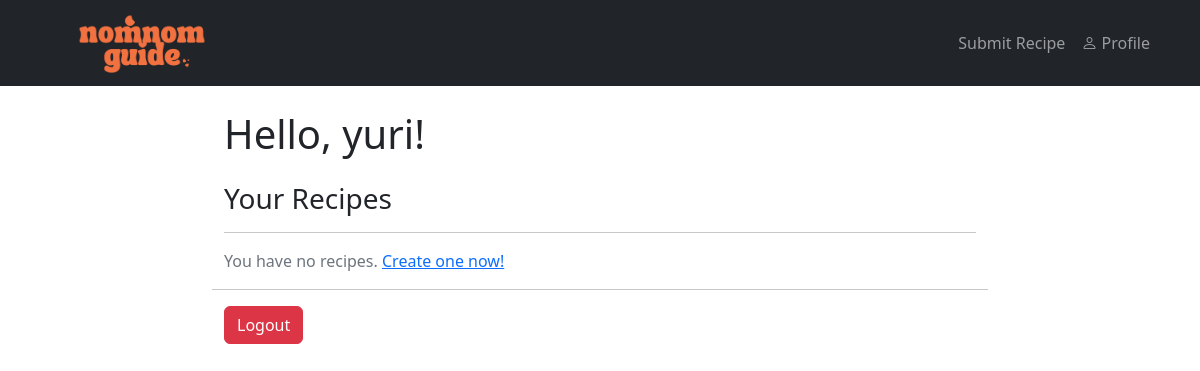
Before: /profile/ (signed in) with the older database file.
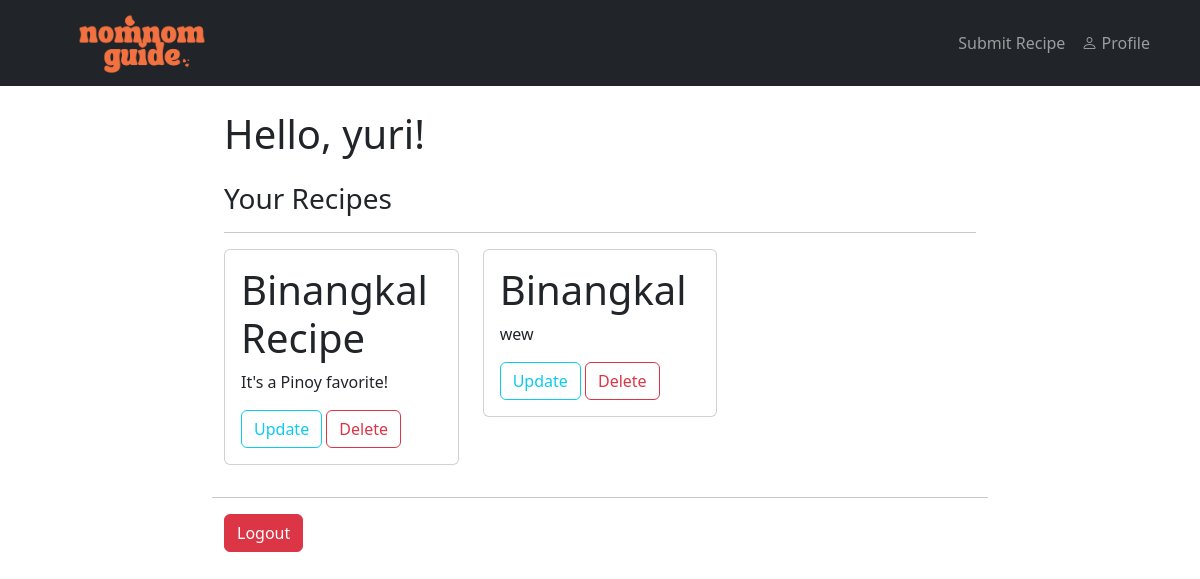
After: the same page with the newer database file.
### recipes/models.py (models this page shows, shortened)
class Recipe(models.Model):
  title = models.CharField(max_length=100)
  description = models.TextField()
  ingredients = models.TextField()
  instructions = models.TextField()
  author = models.ForeignKey(User, on_delete=models.CASCADE)
  created_at = models.DateTimeField(auto_now_add=True)
  updated_at = models.DateTimeField(auto_now=True)

### users/views.py (the view)
# urls.py: path('profile/', user_views.profile, name="user-profile")
@login_required()
def profile(request):
  recipes = Recipe.objects.filter(author=request.user)
  return render(request, 'users/profile.html', {"recipes": recipes})

### users/templates/users/profile.html (shortened to what this page needs)
{% extends "recipes/base.html" %}
{% load crispy_forms_tags %}
{% block content %}
<div class="container">
  <h1>Hello, {{ user.username }}!</h1>
</div>
<div class="container">
  <h3 class="pt-3">Your Recipes</h3>
  <hr>
  {% if recipes.exists %}
    <div class="row">
      {% for recipe in recipes %}
      <div class="col-md-4 mb-3">
        <div class="card">
          <div class="card-body">
            <h5 class="card-title">
              <a class="text-decoration-none text-reset fs-1" href="{% url 'recipes-detail' recipe.pk %}">{{ recipe.title }}</a>
            </h5>
            <p class="card-text">{{ recipe.description|truncatechars:100 }}</p>
            {% if recipe.author == user or user.is_staff %}
              <a class="btn btn-outline-info" href="{% url 'recipes-update' recipe.id %}">Update</a>
              <a class="btn btn-outline-danger" href="{% url 'recipes-delete' recipe.id %}">Delete</a>
            {% endif %}
          </div>
        </div>
      </div>
      {% endfor %}
    </div>
  {% else %}
    <p class="text-muted">You have no recipes. <a href="{% url 'recipes-create' %}">Create one now!</a></p>
  {% endif %}
</div>
<hr>
<div class="container mt-3">
  <form method="POST" action="{% url 'user-logout' %}">
    <button type="submit" class="btn btn-danger">Logout</button>
  </form>
</div>
{% endblock content %}

Changed rows visible on the page:
added Recipe: title "Binangkal Recipe", description "It's a Pinoy favorite!", shows "Update"
added Recipe: title "Binangkal", description "wew", shows "Update"
Other visible differences:
text no longer shown: "You have no recipes. Create one now!"
